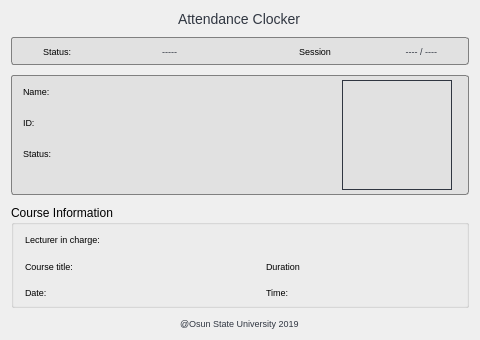
<?xml version="1.0" encoding="UTF-8"?>
<ui version="4.0">
 <class>MainWindow</class>
 <widget class="QMainWindow" name="MainWindow">
  <property name="geometry">
   <rect>
    <x>0</x>
    <y>0</y>
    <width>480</width>
    <height>340</height>
   </rect>
  </property>
  <property name="minimumSize">
   <size>
    <width>480</width>
    <height>340</height>
   </size>
  </property>
  <property name="maximumSize">
   <size>
    <width>480</width>
    <height>340</height>
   </size>
  </property>
  <property name="windowTitle">
   <string>MainWindow</string>
  </property>
  <property name="styleSheet">
   <string notr="true">QFrame#frame, QFrame#frame2{background: #E1E1E1; border: 1px solid grey; border-radius: 3px;}
QLabel{color: #303641; font-size: 9px;}</string>
  </property>
  <widget class="QWidget" name="centralWidget">
   <layout class="QVBoxLayout" name="verticalLayout">
    <property name="spacing">
     <number>10</number>
    </property>
    <item alignment="Qt::AlignHCenter|Qt::AlignVCenter">
     <widget class="QLabel" name="label_8">
      <property name="styleSheet">
       <string notr="true">font-size: 14px; font-family: arial;</string>
      </property>
      <property name="text">
       <string>Attendance Clocker</string>
      </property>
     </widget>
    </item>
    <item>
     <widget class="QFrame" name="frame">
      <property name="styleSheet">
       <string notr="true"/>
      </property>
      <property name="frameShape">
       <enum>QFrame::StyledPanel</enum>
      </property>
      <property name="frameShadow">
       <enum>QFrame::Raised</enum>
      </property>
      <layout class="QHBoxLayout" name="horizontalLayout_2">
       <property name="topMargin">
        <number>3</number>
       </property>
       <property name="bottomMargin">
        <number>3</number>
       </property>
       <item>
        <spacer name="horizontalSpacer">
         <property name="orientation">
          <enum>Qt::Horizontal</enum>
         </property>
         <property name="sizeType">
          <enum>QSizePolicy::Fixed</enum>
         </property>
         <property name="sizeHint" stdset="0">
          <size>
           <width>20</width>
           <height>20</height>
          </size>
         </property>
        </spacer>
       </item>
       <item>
        <widget class="QLabel" name="label_9">
         <property name="minimumSize">
          <size>
           <width>0</width>
           <height>20</height>
          </size>
         </property>
         <property name="maximumSize">
          <size>
           <width>16777215</width>
           <height>20</height>
          </size>
         </property>
         <property name="styleSheet">
          <string notr="true">color: black;</string>
         </property>
         <property name="text">
          <string>Status:</string>
         </property>
        </widget>
       </item>
       <item>
        <widget class="QLabel" name="statusLabel">
         <property name="minimumSize">
          <size>
           <width>100</width>
           <height>20</height>
          </size>
         </property>
         <property name="maximumSize">
          <size>
           <width>16777215</width>
           <height>20</height>
          </size>
         </property>
         <property name="text">
          <string>-----</string>
         </property>
         <property name="alignment">
          <set>Qt::AlignRight|Qt::AlignTrailing|Qt::AlignVCenter</set>
         </property>
        </widget>
       </item>
       <item>
        <spacer name="horizontalSpacer_3">
         <property name="orientation">
          <enum>Qt::Horizontal</enum>
         </property>
         <property name="sizeHint" stdset="0">
          <size>
           <width>2</width>
           <height>20</height>
          </size>
         </property>
        </spacer>
       </item>
       <item>
        <widget class="QLabel" name="label_11">
         <property name="minimumSize">
          <size>
           <width>0</width>
           <height>20</height>
          </size>
         </property>
         <property name="maximumSize">
          <size>
           <width>16777215</width>
           <height>20</height>
          </size>
         </property>
         <property name="styleSheet">
          <string notr="true">color: black;</string>
         </property>
         <property name="text">
          <string>Session</string>
         </property>
        </widget>
       </item>
       <item>
        <widget class="QLabel" name="label_12">
         <property name="minimumSize">
          <size>
           <width>100</width>
           <height>20</height>
          </size>
         </property>
         <property name="maximumSize">
          <size>
           <width>16777215</width>
           <height>20</height>
          </size>
         </property>
         <property name="layoutDirection">
          <enum>Qt::LeftToRight</enum>
         </property>
         <property name="text">
          <string>---- / ----</string>
         </property>
         <property name="alignment">
          <set>Qt::AlignRight|Qt::AlignTrailing|Qt::AlignVCenter</set>
         </property>
        </widget>
       </item>
       <item>
        <spacer name="horizontalSpacer_2">
         <property name="orientation">
          <enum>Qt::Horizontal</enum>
         </property>
         <property name="sizeType">
          <enum>QSizePolicy::Fixed</enum>
         </property>
         <property name="sizeHint" stdset="0">
          <size>
           <width>20</width>
           <height>20</height>
          </size>
         </property>
        </spacer>
       </item>
      </layout>
     </widget>
    </item>
    <item>
     <widget class="QFrame" name="frame2">
      <property name="sizePolicy">
       <sizepolicy hsizetype="Expanding" vsizetype="Expanding">
        <horstretch>0</horstretch>
        <verstretch>0</verstretch>
       </sizepolicy>
      </property>
      <property name="minimumSize">
       <size>
        <width>0</width>
        <height>120</height>
       </size>
      </property>
      <property name="maximumSize">
       <size>
        <width>16777215</width>
        <height>120</height>
       </size>
      </property>
      <property name="frameShape">
       <enum>QFrame::StyledPanel</enum>
      </property>
      <property name="frameShadow">
       <enum>QFrame::Raised</enum>
      </property>
      <layout class="QHBoxLayout" name="horizontalLayout">
       <property name="topMargin">
        <number>3</number>
       </property>
       <property name="bottomMargin">
        <number>3</number>
       </property>
       <item>
        <layout class="QFormLayout" name="formLayout">
         <item row="0" column="0">
          <widget class="QLabel" name="label">
           <property name="minimumSize">
            <size>
             <width>60</width>
             <height>25</height>
            </size>
           </property>
           <property name="maximumSize">
            <size>
             <width>60</width>
             <height>25</height>
            </size>
           </property>
           <property name="styleSheet">
            <string notr="true">color: black;</string>
           </property>
           <property name="text">
            <string>Name: </string>
           </property>
          </widget>
         </item>
         <item row="0" column="1">
          <widget class="QLabel" name="nameLabel">
           <property name="sizePolicy">
            <sizepolicy hsizetype="Expanding" vsizetype="Preferred">
             <horstretch>0</horstretch>
             <verstretch>0</verstretch>
            </sizepolicy>
           </property>
           <property name="minimumSize">
            <size>
             <width>0</width>
             <height>25</height>
            </size>
           </property>
           <property name="maximumSize">
            <size>
             <width>16777215</width>
             <height>25</height>
            </size>
           </property>
           <property name="styleSheet">
            <string notr="true">font-size: 13px;</string>
           </property>
           <property name="text">
            <string/>
           </property>
           <property name="alignment">
            <set>Qt::AlignCenter</set>
           </property>
          </widget>
         </item>
         <item row="1" column="0">
          <widget class="QLabel" name="label_3">
           <property name="minimumSize">
            <size>
             <width>60</width>
             <height>25</height>
            </size>
           </property>
           <property name="maximumSize">
            <size>
             <width>60</width>
             <height>25</height>
            </size>
           </property>
           <property name="styleSheet">
            <string notr="true">color: black;
</string>
           </property>
           <property name="text">
            <string>ID:</string>
           </property>
          </widget>
         </item>
         <item row="1" column="1">
          <widget class="QLabel" name="idLabel">
           <property name="sizePolicy">
            <sizepolicy hsizetype="Expanding" vsizetype="Preferred">
             <horstretch>0</horstretch>
             <verstretch>0</verstretch>
            </sizepolicy>
           </property>
           <property name="minimumSize">
            <size>
             <width>0</width>
             <height>25</height>
            </size>
           </property>
           <property name="maximumSize">
            <size>
             <width>16777215</width>
             <height>25</height>
            </size>
           </property>
           <property name="styleSheet">
            <string notr="true">font-size: 13px;</string>
           </property>
           <property name="text">
            <string/>
           </property>
           <property name="alignment">
            <set>Qt::AlignCenter</set>
           </property>
          </widget>
         </item>
         <item row="2" column="0">
          <widget class="QLabel" name="label_5">
           <property name="minimumSize">
            <size>
             <width>60</width>
             <height>25</height>
            </size>
           </property>
           <property name="maximumSize">
            <size>
             <width>60</width>
             <height>25</height>
            </size>
           </property>
           <property name="styleSheet">
            <string notr="true">color: black;</string>
           </property>
           <property name="text">
            <string>Status: </string>
           </property>
          </widget>
         </item>
         <item row="2" column="1">
          <widget class="QLabel" name="uStatusLab">
           <property name="sizePolicy">
            <sizepolicy hsizetype="Expanding" vsizetype="Preferred">
             <horstretch>0</horstretch>
             <verstretch>0</verstretch>
            </sizepolicy>
           </property>
           <property name="minimumSize">
            <size>
             <width>0</width>
             <height>25</height>
            </size>
           </property>
           <property name="maximumSize">
            <size>
             <width>16777215</width>
             <height>25</height>
            </size>
           </property>
           <property name="styleSheet">
            <string notr="true">font-size: 13px;</string>
           </property>
           <property name="text">
            <string/>
           </property>
           <property name="alignment">
            <set>Qt::AlignCenter</set>
           </property>
          </widget>
         </item>
        </layout>
       </item>
       <item alignment="Qt::AlignHCenter|Qt::AlignVCenter">
        <widget class="QLabel" name="passport">
         <property name="minimumSize">
          <size>
           <width>110</width>
           <height>110</height>
          </size>
         </property>
         <property name="maximumSize">
          <size>
           <width>110</width>
           <height>110</height>
          </size>
         </property>
         <property name="frameShape">
          <enum>QFrame::Box</enum>
         </property>
         <property name="frameShadow">
          <enum>QFrame::Plain</enum>
         </property>
         <property name="lineWidth">
          <number>1</number>
         </property>
         <property name="midLineWidth">
          <number>0</number>
         </property>
         <property name="text">
          <string/>
         </property>
        </widget>
       </item>
       <item>
        <spacer name="horizontalSpacer_5">
         <property name="orientation">
          <enum>Qt::Horizontal</enum>
         </property>
         <property name="sizeType">
          <enum>QSizePolicy::Fixed</enum>
         </property>
         <property name="sizeHint" stdset="0">
          <size>
           <width>5</width>
           <height>20</height>
          </size>
         </property>
        </spacer>
       </item>
      </layout>
     </widget>
    </item>
    <item>
     <widget class="QGroupBox" name="groupBox">
      <property name="minimumSize">
       <size>
        <width>0</width>
        <height>85</height>
       </size>
      </property>
      <property name="maximumSize">
       <size>
        <width>16777215</width>
        <height>16777215</height>
       </size>
      </property>
      <property name="title">
       <string>Course Information</string>
      </property>
      <layout class="QGridLayout" name="gridLayout">
       <property name="topMargin">
        <number>3</number>
       </property>
       <property name="bottomMargin">
        <number>4</number>
       </property>
       <item row="0" column="0">
        <widget class="QLabel" name="label_13">
         <property name="minimumSize">
          <size>
           <width>100</width>
           <height>23</height>
          </size>
         </property>
         <property name="maximumSize">
          <size>
           <width>16777215</width>
           <height>23</height>
          </size>
         </property>
         <property name="styleSheet">
          <string notr="true">color: black;</string>
         </property>
         <property name="text">
          <string>Lecturer in charge: </string>
         </property>
        </widget>
       </item>
       <item row="1" column="0">
        <widget class="QLabel" name="label_15">
         <property name="minimumSize">
          <size>
           <width>100</width>
           <height>23</height>
          </size>
         </property>
         <property name="maximumSize">
          <size>
           <width>100</width>
           <height>23</height>
          </size>
         </property>
         <property name="styleSheet">
          <string notr="true">color: black;</string>
         </property>
         <property name="text">
          <string>Course title: </string>
         </property>
        </widget>
       </item>
       <item row="1" column="1">
        <widget class="QLabel" name="label_16">
         <property name="sizePolicy">
          <sizepolicy hsizetype="Expanding" vsizetype="Expanding">
           <horstretch>0</horstretch>
           <verstretch>0</verstretch>
          </sizepolicy>
         </property>
         <property name="minimumSize">
          <size>
           <width>0</width>
           <height>23</height>
          </size>
         </property>
         <property name="maximumSize">
          <size>
           <width>16777215</width>
           <height>23</height>
          </size>
         </property>
         <property name="styleSheet">
          <string notr="true">font-size: 13px;</string>
         </property>
         <property name="text">
          <string/>
         </property>
        </widget>
       </item>
       <item row="1" column="2">
        <spacer name="horizontalSpacer_4">
         <property name="orientation">
          <enum>Qt::Horizontal</enum>
         </property>
         <property name="sizeType">
          <enum>QSizePolicy::Fixed</enum>
         </property>
         <property name="sizeHint" stdset="0">
          <size>
           <width>40</width>
           <height>16</height>
          </size>
         </property>
        </spacer>
       </item>
       <item row="1" column="3">
        <widget class="QLabel" name="label_17">
         <property name="minimumSize">
          <size>
           <width>100</width>
           <height>23</height>
          </size>
         </property>
         <property name="maximumSize">
          <size>
           <width>100</width>
           <height>23</height>
          </size>
         </property>
         <property name="styleSheet">
          <string notr="true">color: black;</string>
         </property>
         <property name="text">
          <string>Duration</string>
         </property>
        </widget>
       </item>
       <item row="1" column="4">
        <widget class="QLabel" name="label_18">
         <property name="sizePolicy">
          <sizepolicy hsizetype="Expanding" vsizetype="Expanding">
           <horstretch>0</horstretch>
           <verstretch>0</verstretch>
          </sizepolicy>
         </property>
         <property name="minimumSize">
          <size>
           <width>0</width>
           <height>23</height>
          </size>
         </property>
         <property name="maximumSize">
          <size>
           <width>16777215</width>
           <height>23</height>
          </size>
         </property>
         <property name="styleSheet">
          <string notr="true">font-size: 13px;</string>
         </property>
         <property name="text">
          <string/>
         </property>
        </widget>
       </item>
       <item row="2" column="0">
        <widget class="QLabel" name="label_19">
         <property name="minimumSize">
          <size>
           <width>100</width>
           <height>23</height>
          </size>
         </property>
         <property name="maximumSize">
          <size>
           <width>100</width>
           <height>23</height>
          </size>
         </property>
         <property name="styleSheet">
          <string notr="true">color: black;</string>
         </property>
         <property name="text">
          <string>Date:</string>
         </property>
        </widget>
       </item>
       <item row="2" column="1">
        <widget class="QLabel" name="label_20">
         <property name="sizePolicy">
          <sizepolicy hsizetype="Expanding" vsizetype="Expanding">
           <horstretch>0</horstretch>
           <verstretch>0</verstretch>
          </sizepolicy>
         </property>
         <property name="minimumSize">
          <size>
           <width>0</width>
           <height>23</height>
          </size>
         </property>
         <property name="maximumSize">
          <size>
           <width>16777215</width>
           <height>23</height>
          </size>
         </property>
         <property name="styleSheet">
          <string notr="true">font-size: 13px;</string>
         </property>
         <property name="text">
          <string/>
         </property>
        </widget>
       </item>
       <item row="2" column="3">
        <widget class="QLabel" name="label_21">
         <property name="minimumSize">
          <size>
           <width>100</width>
           <height>23</height>
          </size>
         </property>
         <property name="maximumSize">
          <size>
           <width>100</width>
           <height>23</height>
          </size>
         </property>
         <property name="styleSheet">
          <string notr="true">color: black;</string>
         </property>
         <property name="text">
          <string>Time: </string>
         </property>
        </widget>
       </item>
       <item row="2" column="4">
        <widget class="QLabel" name="label_22">
         <property name="sizePolicy">
          <sizepolicy hsizetype="Expanding" vsizetype="Expanding">
           <horstretch>0</horstretch>
           <verstretch>0</verstretch>
          </sizepolicy>
         </property>
         <property name="minimumSize">
          <size>
           <width>0</width>
           <height>23</height>
          </size>
         </property>
         <property name="maximumSize">
          <size>
           <width>16777215</width>
           <height>23</height>
          </size>
         </property>
         <property name="styleSheet">
          <string notr="true">font-size: 13px;</string>
         </property>
         <property name="text">
          <string/>
         </property>
        </widget>
       </item>
       <item row="0" column="1" colspan="4">
        <widget class="QLabel" name="label_14">
         <property name="sizePolicy">
          <sizepolicy hsizetype="Expanding" vsizetype="Expanding">
           <horstretch>0</horstretch>
           <verstretch>0</verstretch>
          </sizepolicy>
         </property>
         <property name="minimumSize">
          <size>
           <width>0</width>
           <height>23</height>
          </size>
         </property>
         <property name="maximumSize">
          <size>
           <width>16777215</width>
           <height>23</height>
          </size>
         </property>
         <property name="styleSheet">
          <string notr="true">font-size: 13px;</string>
         </property>
         <property name="text">
          <string/>
         </property>
        </widget>
       </item>
      </layout>
     </widget>
    </item>
    <item alignment="Qt::AlignHCenter|Qt::AlignVCenter">
     <widget class="QLabel" name="label_24">
      <property name="text">
       <string>@Osun State University 2019</string>
      </property>
     </widget>
    </item>
   </layout>
  </widget>
 </widget>
 <layoutdefault spacing="6" margin="11"/>
 <resources/>
 <connections/>
</ui>
